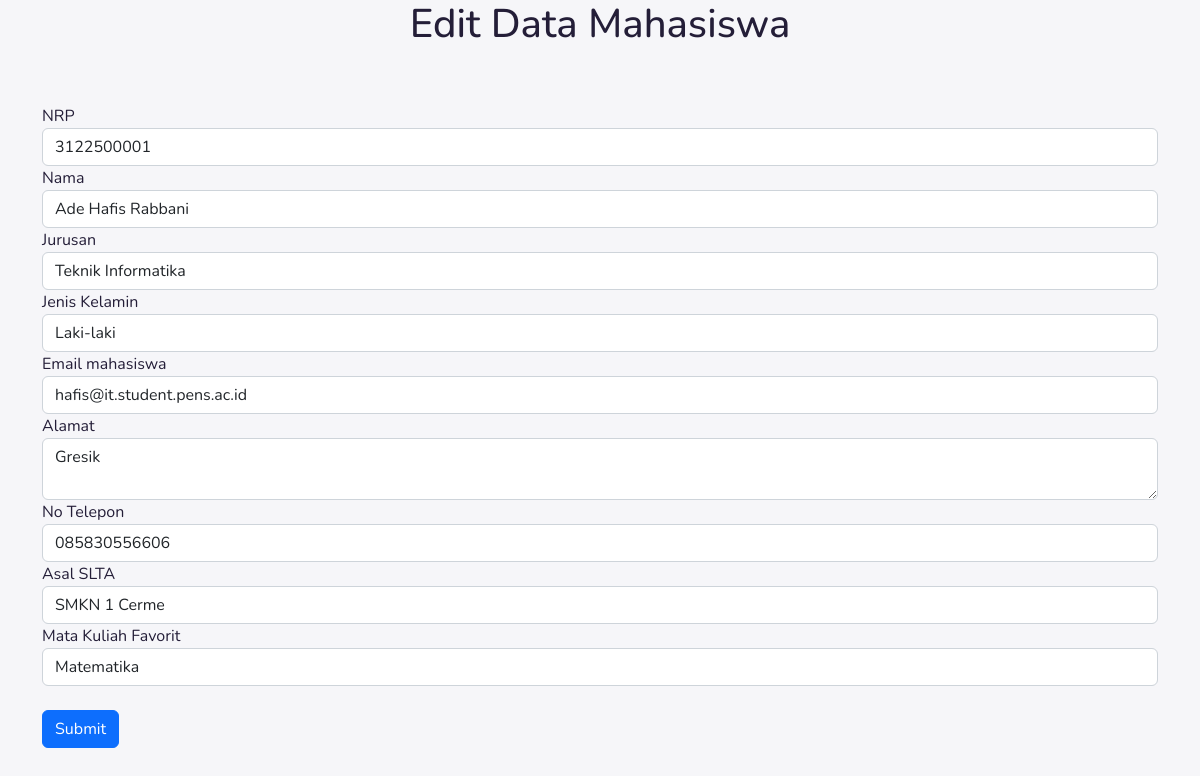
Page /update.php?id=1 on the committed database.
### tables this page shows
CREATE TABLE `mahasiswa` (
  `id` int(11) NOT NULL,
  `nrp` char(20) DEFAULT NULL,
  `nama` varchar(100) DEFAULT NULL,
  `jurusan` varchar(50) DEFAULT NULL,
  `gender` varchar(100) DEFAULT NULL,
  `email` varchar(100) DEFAULT NULL,
  `alamat` varchar(100) DEFAULT NULL,
  `no_hp` char(20) DEFAULT NULL,
  `asal_sma` varchar(50) DEFAULT NULL,
  `matkul_fav` varchar(100) DEFAULT NULL
);

### functions.php (called while the page is built, shortened)
<?php
$conn = mysqli_connect("localhost", "root", "", "wpw");
function query($query) {
  global $conn;
  $result = mysqli_query($conn, $query);
  $rows = [];
  while ($row = mysqli_fetch_assoc($result)) {
    $rows[] = $row;
  }
  return $rows;
}

### update.php (the view, shortened to what this page needs)
<?php
require 'functions.php';
$id = $_GET['id'];
$mahasiswa = query("SELECT * FROM mahasiswa WHERE id = '$id'")[0];
?>
<!DOCTYPE html>
<html lang="en">
<head>
  <link href="https://cdn.jsdelivr.net/npm/bootstrap@5.2.3/dist/css/bootstrap.min.css" rel="stylesheet">
  <link rel="stylesheet" href="style.css">
</head>
<body>
  <h1 class="text-center">Edit Data Mahasiswa</h1>
  <br><br>
  <form class="container" action="" method="post">
    <div class="form-group">
      <label for="nrp">NRP</label>
      <input type="text" class="form-control" name="nrp" id="nrp" required value="<?= $mahasiswa["nrp"]; ?>">
    </div>
    <div class="form-group">
      <label for="nama">Nama</label>
      <input type="text" class="form-control" name="nama" id="nama" required value="<?= $mahasiswa["nama"]; ?>">
    </div>
    <div class="form-group">
      <label for="jurusan">Jurusan</label>
      <input type="text" class="form-control" name="jurusan" id="jurusan" required value="<?= $mahasiswa["jurusan"]; ?>">
    </div>
    <div class="form-group">
      <label for="gender">Jenis Kelamin</label>
      <select class="form-control" name="gender" id="gender" required>
        <option value="laki-laki" <?= ($mahasiswa['gender'] == "laki-laki") ? "selected" : ""; ?>>Laki-laki</option>
      </select>
    </div>
    <div class=" form-group">
      <label for="email">Email mahasiswa</label>
      <input type="email" class="form-control" name="email" id="email" required value="<?= $mahasiswa["email"]; ?>">
    </div>
    <div class="form-group">
      <label for="alamat">Alamat</label>
      <textarea class="form-control" name="alamat" id="alamat" required><?= $mahasiswa["alamat"]; ?></textarea>
    </div>
    <div class="form-group">
      <label for="no_hp">No Telepon</label>
      <input type="text" class="form-control" name="no_hp" id="no_hp" required value="<?= $mahasiswa["no_hp"]; ?>">
    </div>
    <div class="form-group">
      <label for="asal_sma">Asal SLTA</label>
      <input type="text" class="form-control" name="asal_sma" id="asal_sma" required value="<?= $mahasiswa["asal_sma"]; ?>">
    </div>
    <div class="form-group">
      <label for="matkul_fav">Mata Kuliah Favorit</label>
      <input type="text" class="form-control" name="matkul_fav" id="matkul_fav" required value="<?= $mahasiswa["matkul_fav"]; ?>">
    </div>
    <br>
    <button type="submit" name="submit" class="btn btn-primary">Submit</button>
  </form>
</body>
</html>

### style.css (style rules this page uses)
* { padding: 0; margin: 0; box-sizing: border-box; outline: none; border: none; }
body { font-family: 'Nunito', sans-serif; background-color: hsl(240, 23%, 97%); color: hsl(252, 30%, 17%); overflow: hidden; }

### rows in the picture
mahasiswa: nrp "3122500001", nama "Ade Hafis Rabbani", jurusan "Teknik Informatika", gender "Laki-laki", email "hafis@it.student.pens.ac.id", alamat "Gresik", no_hp "085830556606", asal_sma "SMKN 1 Cerme", matkul_fav "Matematika"
